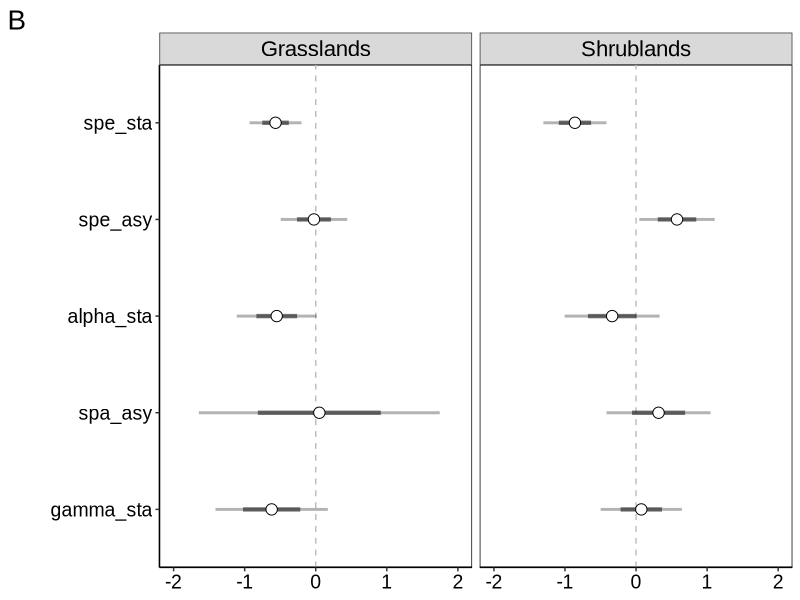
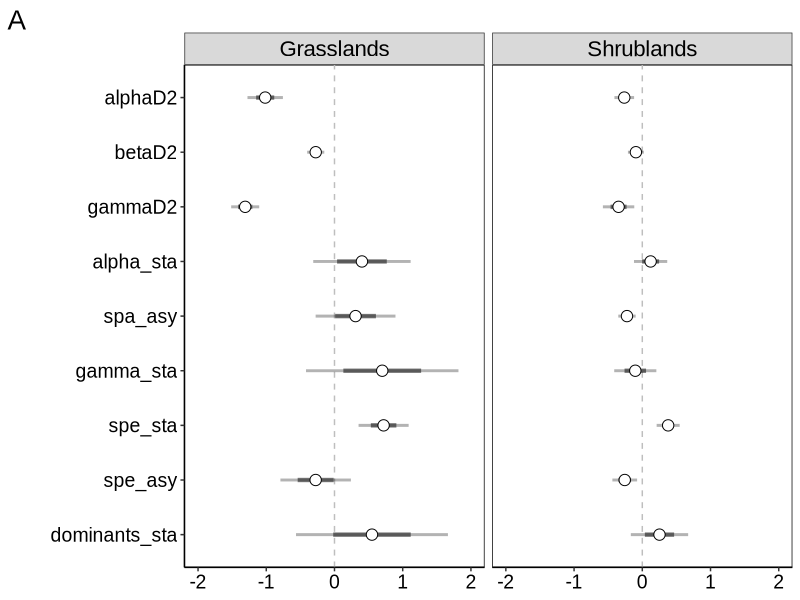

Here is the R script that generated these plots, in order:
# load packages
library(ggplot2)
#####################################################################################
#####################################################################################
my_theme <- theme(legend.position = "none",
                  panel.grid.major = element_blank(),
                  panel.grid.minor = element_blank(),
                  panel.background = element_rect(colour = "black", size = 0.5),
                  panel.border = element_blank(),
                  axis.text = element_text(size = 14, family = "Arial", color = "black"),
                  axis.title.x = element_blank(),
                  axis.title.y = element_text(size = 16, family = "Arial", color = "black"),
                  axis.ticks.length = unit(1, "mm"),
                  axis.line = element_line(color = "black", size = 0.5),
                  strip.text = element_text(size = 16, family = "Arial", color = "black"),
                  plot.tag = element_text(size = 20, family = "Arial", color = "black"))
#####################################################################################
#####################################################################################
scaleFUN <- function(x) sprintf("%.1f", x)
#####################################################################################
#####################################################################################
# load data
all_effects.data <- read.csv('all_effects_Uart.csv',header=T)
variable.names(all_effects.data)

# the effects of dominant
all_d.data <- all_effects.data[grep("Dominants abundance", all_effects.data$effects),]
all_d.data$variable <- factor(all_d.data$variable, 
                              levels=c("dominants_sta", "spe_asy","spe_sta",
                                       "gamma_sta","spa_asy","alpha_sta",
                                       "gammaD2", "betaD2","alphaD2"))

dis_d.plot <- ggplot(all_d.data , aes(x = variable, y = slope)) +
  geom_hline(yintercept=0, linetype="dashed", size=0.5, colour = "gray") +
  geom_errorbar(aes(ymin = slope - se*1.96, ymax = slope + se*1.96), size = 1, width= 0,alpha=0.3) +
  geom_errorbar(aes(ymin = slope - se, ymax = slope + se), size = 1.5, width= 0,alpha=0.5) +
  geom_point(fill="white", shape=21, size = 3.5) +
  #scale_color_manual(values = c("#FC4E07", "#E7B800", "#00AFBB")) +
  facet_grid(.~biome_types) +
  coord_flip(ylim = c(-2,2)) +
  ylab(bquote(atop(paste("Effect sizes"), (NULL[paste("regression coefficients")])))) +
  xlab("") +
  labs(tag = "A") +
  theme_bw() +
  my_theme

# the effects of diversity
all_b.data <- all_effects.data[!all_effects.data$effects%in%c("Dominants abundance"),]
all_b.data$variable <- factor(all_b.data$variable, 
                              levels=c("gamma_sta","spa_asy","alpha_sta", "spe_asy","spe_sta"))

dis_b.plot <- ggplot(all_b.data , aes(x = variable, y = slope)) +
  geom_hline(yintercept=0, linetype="dashed", size=0.5, colour = "gray") +
  geom_errorbar(aes(ymin = slope - se*1.96, ymax = slope + se*1.96), size = 1, width= 0,alpha=0.3) +
  geom_errorbar(aes(ymin = slope - se, ymax = slope + se), size = 1.5, width= 0,alpha=0.5) +
  geom_point(fill="white", shape=21, size = 3.5) +
  facet_grid(.~biome_types) +
  coord_flip(ylim = c(-2,2)) +
  ylab(bquote(atop(paste("Effect sizes"), (NULL[paste("regression coefficients")])))) +
  xlab("") +
  labs(tag = "B") +
  theme_bw() +
  my_theme
